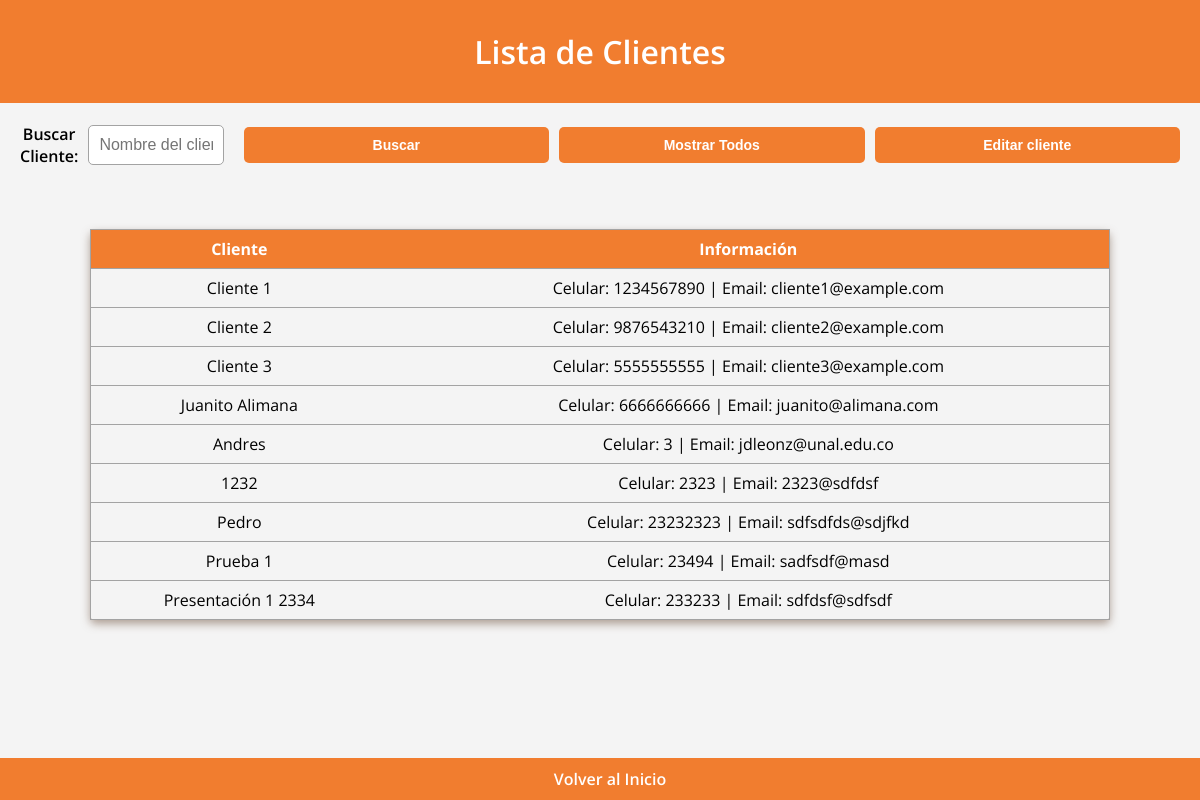
Page /lista_clientes on the earlier database version.
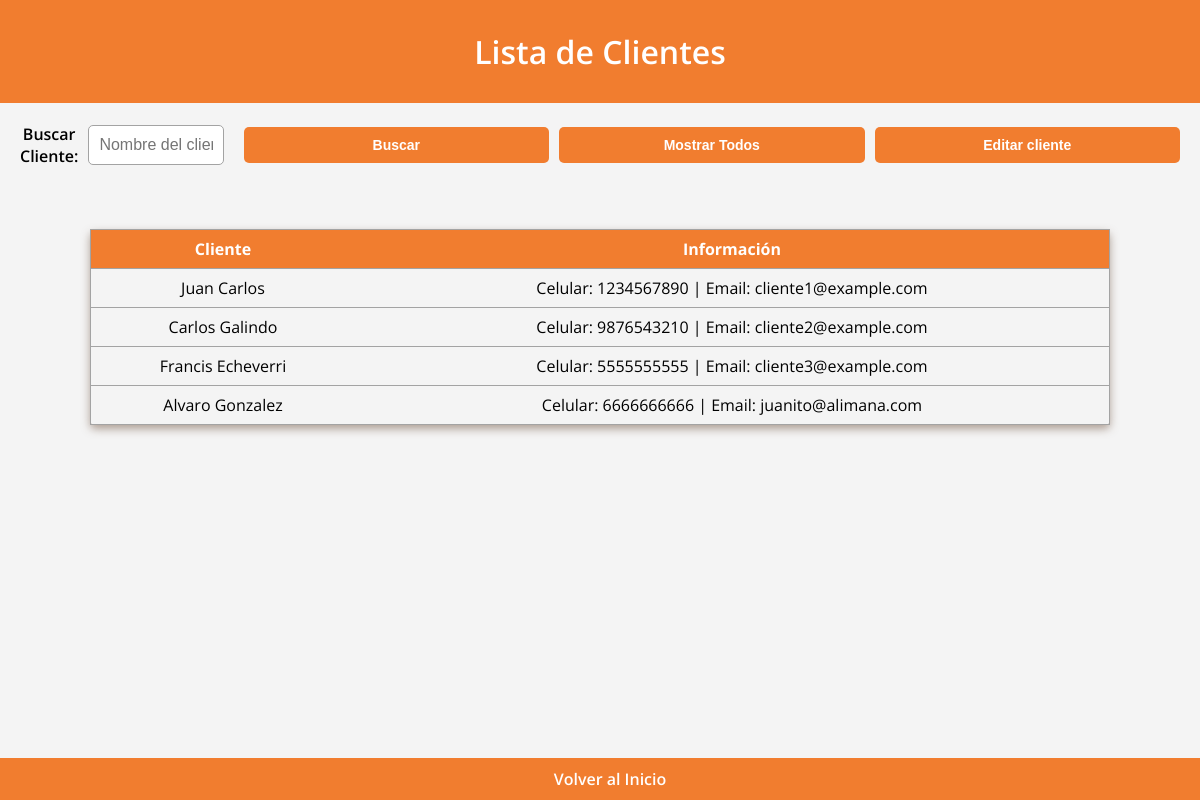
Same page on the later database version.
### app.py (models this page shows, shortened)
class Cliente(db.Model):
    id = db.Column(db.Integer, primary_key=True)
    nombre = db.Column(db.String(100), nullable=False)
    celular = db.Column(db.Integer, nullable=False)
    email = db.Column(db.String(100), nullable=False)
    """
    cotizacion_id = db.Column(db.Integer, db.ForeignKey('cotizacion.id'))
    cotizaciones = db.relationship('Cotizacion', back_populates='clienten', order_by='Cotizacion.id')
    """

### app.py (the view)
@app.route('/lista_clientes')
def listar_clientes():
    clientes = Cliente.query.all()
    return render_template('lista_clientes.html', clientes=clientes)

### templates/lista_clientes.html (shortened to what this page needs)
<!DOCTYPE html>
<html lang="es">
<head>
    <link rel="stylesheet" href="{{ url_for('static', filename='styleListaCotizaciones.css') }}">
</head>
<body>
    <header>
        <h1>Lista de Clientes</h1>
    </header>
    <div class="content">
        <div class="busqueda">
            <label for="buscar">Buscar Cliente:</label>
            <input type="text" id="buscar" placeholder="Nombre del cliente">
            <button onclick="buscarCliente()">Buscar</button>
            <button onclick="mostrarTodosClientes()">Mostrar Todos</button>
            <button onClick="editarCliente()">Editar cliente</button>
        </div>
        <br>
        <table id="myTable">
            <thead>
                <tr>
                    <th>Cliente</th>
                    <th>Información</th>
                </tr>
            </thead>
            <tbody>
                {% for cliente in clientes %}
                <tr>
                    <td>{{ cliente.nombre }}</td>
                    <td>Celular: {{ cliente.celular }} | Email: {{ cliente.email }}</td>
                </tr>
                {% endfor %}
            </tbody>
        </table>
    </div>
    <footer>
        <a href="/" class="support-link">Volver al Inicio</a>
    </footer>
</body>
</html>

### static/styleListaCotizaciones.css (style rules this page uses)
html, body { height: 100%; margin: 0; }
body { display: flex; flex-direction: column; font-family: 'Open Sans', Arial, sans-serif; padding: 0; box-sizing: border-box; background-color: #f4f4f4; }
.content { flex: 1; }
header { background-color: #f17d2f; color: white; padding: 30px; text-align: center; position: relative; }
h1 { margin: 0; font-weight: 600; }
table { width: 85%; margin: 20px auto; border-collapse: collapse; border: 1px solid #a3a3a3; border-radius: 5px; box-shadow: 0 4px 8px #6b4e3a80; }
th, td { padding: 8px; text-align: center; border-bottom: 1px solid #a3a3a3; }
th { background-color: #f17d2f; color: white; }
.busqueda { text-align: center; margin: 20px; }
input[type="text"], button { display: inline-block; vertical-align: middle; }
input[type="text"] { padding: 10px; border-radius: 5px; border: 1px solid #a3a3a3; width: 40%; font-size: 16px; }
button { padding: 5px 10px; margin-left: 10px; background-color: #f17d2f; color: white; border: none; border-radius: 5px; font-size: 14px; cursor: pointer; transition: background-color 0.3s ease; }
footer { background-color: #f17d2f; color: white; padding: 10px; text-align: center; position: fixed; width: 100%; bottom: 0; }
.support-link { color: white; text-decoration: none; font-weight: 600; }
label { font-weight: 600; margin-right: 10px; }
button { background-color: #f17d2f; color: white; border: none; border-radius: 5px; padding: 10px 15px; cursor: pointer; font-weight: 600; transition: background-color 0.3s ease; width: 100%; }
.busqueda { display: flex; justify-content: center; align-items: center; }
.busqueda input[type="text"] { width: 40%; margin-right: 10px; }

Differences in the rows shown:
removed Cliente: nombre "Andres", celular "3", email "jdleonz@unal.edu.co"
removed Cliente: nombre "1232", celular "2323", email "2323@sdfdsf"
removed Cliente: nombre "Pedro", celular "23232323", email "sdfsdfds@sdjfkd"
removed Cliente: nombre "Prueba 1", celular "23494", email "sadfsdf@masd"
removed Cliente: nombre "Presentación 1 2334", celular "233233", email "sdfdsf@sdfsdf"
changed Cliente "cliente1@example.com": nombre "Cliente 1" → "Juan Carlos"
changed Cliente "cliente2@example.com": nombre "Cliente 2" → "Carlos Galindo"
changed Cliente "cliente3@example.com": nombre "Cliente 3" → "Francis Echeverri"
changed Cliente "juanito@alimana.com": nombre "Juanito Alimana" → "Alvaro Gonzalez"
